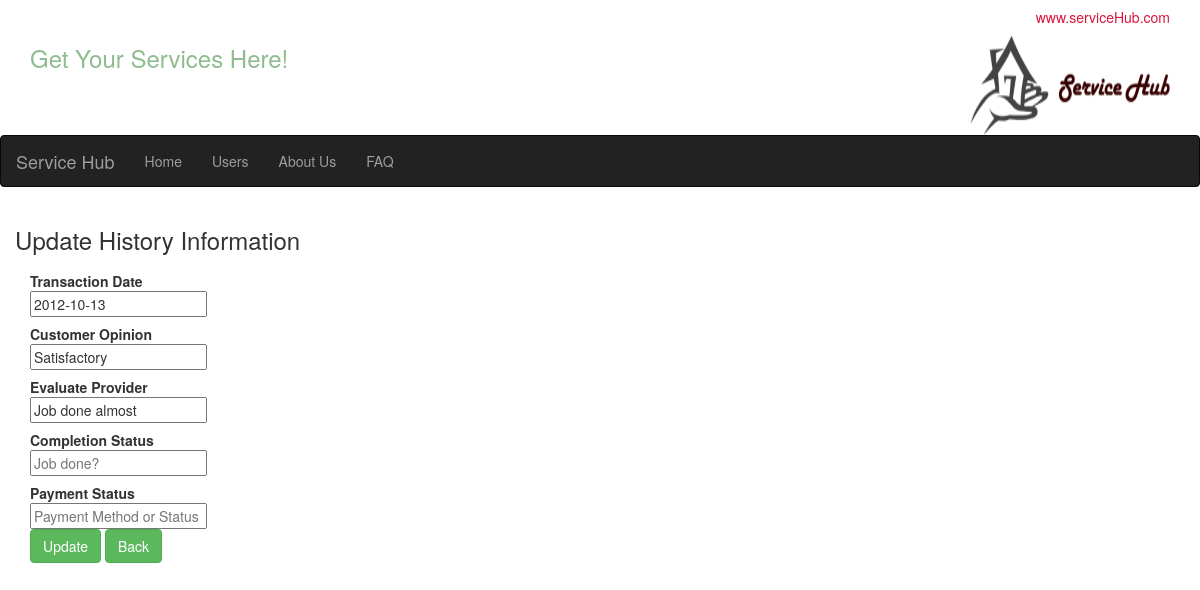
Screenshot of /history_update.php?Transaction_Date=2012-10-13 with the database file from the repository.
### tables this page shows
CREATE TABLE `history` (
  `History_ID` int(10) NOT NULL,
  `Transaction_Date` date DEFAULT NULL,
  `Customer_Comment` varchar(100) DEFAULT NULL,
  `Provider_Comment` varchar(100) DEFAULT NULL,
  `ProviderProvider_ID` int(10) NOT NULL,
  `Completion_Status` varchar(20) DEFAULT NULL,
  `Payment_Status` varchar(20) DEFAULT NULL,
  `CustomerCustomer_ID` int(10) NOT NULL,
  `Service_CategoryService_ID` int(10) NOT NULL
);

### history_update.php (the view, shortened to what this page needs)
<?php
	$Date = null;
	if ( !empty($_GET['Transaction_Date'])) {
		$Date = $_REQUEST['Transaction_Date'];
	}
	if ( !empty($_POST)) {
		$Transaction_DateError = null;
		$Customer_CommentError = null;
		$Provider_CommentError = null;
		$Completion_StatusError = null;
		$Payment_StatusError = null;
		$Transaction_Date = $_POST['Transaction_Date'];
		$Customer_Comment = $_POST['Customer_Comment'];
		$Provider_Comment = $_POST['Provider_Comment'];
		$Completion_Status = $_POST['Completion_Status'];
		$Payment_Status = $_POST['Payment_Status'];
		$valid = true;
		if (empty($Transaction_Date)) {
			$Transaction_DateError = 'Please enter Transaction_Date';
			$valid = false;
		}
		if ($valid) {
			$pdo = Database::connect();
			$pdo->setAttribute(PDO::ATTR_ERRMODE, PDO::ERRMODE_EXCEPTION);
			$sql = "UPDATE history SET Transaction_Date = ?, Customer_Comment = ?, Provider_Comment = ?, Completion_Status = ?, Payment_Status = ? WHERE Transaction_Date = ?";
			$q = $pdo->prepare($sql);
			$q->execute(array($Transaction_Date,$Customer_Comment,$Provider_Comment,$Completion_Status,$Payment_Status,$Date));
			Database::disconnect();
			header("Location: customers.php");
		}
	} else {
		$pdo = Database::connect();
		$pdo->setAttribute(PDO::ATTR_ERRMODE, PDO::ERRMODE_EXCEPTION);
		$sql = "SELECT Transaction_Date,Customer_Comment,Provider_Comment,Completion_Status,Payment_Status FROM history where Transaction_Date = ?";
		$q = $pdo->prepare($sql);
		$q->execute(array($Date));
		$data = $q->fetch(PDO::FETCH_ASSOC);
		$Transaction_Date = $data['Transaction_Date'];
		$Customer_Comment = $data['Customer_Comment'];
		$Provider_Comment = $data['Provider_Comment'];
		$Completion_Status = $data['Completion_Status'];
		$Payment_Status = $data['Payment_Status'];
	}
?>
<!DOCTYPE html>
<html lang="en">
<head>
  <link rel="stylesheet" href="http://maxcdn.bootstrapcdn.com/bootstrap/3.3.5/css/bootstrap.min.css">
</head>
<body>
<div class="container">
	<h5 style="color:crimson;"align="right">www.serviceHub.com</h5>
    <img src="servicehub.jpg" class="img-rounded" alt="Service Hub" width="200" height="100" align="right">
    <h3 style="color:darkseagreen;"align="left">Get Your Services Here!</h3>
</div>
<nav class="navbar navbar-inverse">
  <div class="container-fluid">
    <div class="navbar-header">
     <a class="navbar-brand" href="#">Service Hub</a>
    </div>
    <div>
      <ul class="nav navbar-nav">
        <li><a href="Home.php">Home</a></li>
        <li><a href="customers.php">Users</a></li>
        <li><a href="About Us.php">About Us</a></li>
        <li><a href="FAQ.php">FAQ</a></li>
      </ul>
    </div>
  </div>
</nav>
    <div class="container">
    			<div class="span10 offset1">
    				<div class="row">
		    			<h3>Update History Information</h3>
		    		</div>
	    			<form class="form-horizontal" action="history_update.php?Transaction_Date=<?php echo $Date?>" method="post">
					  <div class="control-group <?php echo !empty($Transaction_DateError)?'error':'';?>">
					    <label class="control-label">Transaction Date</label>
					    <div class="controls">
					      	<input name="Transaction_Date" type="text"  placeholder="YYYY-MM-DD" value="<?php echo !empty($Transaction_Date)?$Transaction_Date:'';?>">
					    </div>
					  </div>
					  <div class="control-group <?php echo !empty($Customer_CommentError)?'error':'';?>">
					    <label class="control-label">Customer Opinion</label>
					    <div class="controls">
					      	<input name="Customer_Comment" type="text"  placeholder="Share your thought..." value="<?php echo !empty($Customer_Comment)?$Customer_Comment:'';?>">
					    </div>
					  </div>
					  <div class="control-group <?php echo !empty($Provider_CommentError)?'error':'';?>">
					    <label class="control-label">Evaluate Provider</label>
					    <div class="controls">
					      	<input name="Provider_Comment" type="text"  placeholder="How was the provider?" value="<?php echo !empty($Provider_Comment)?$Provider_Comment:'';?>">
					    </div>
					  </div>
					  <div class="control-group <?php echo !empty($Completion_StatusError)?'error':'';?>">
					    <label class="control-label">Completion Status</label>
					    <div class="controls">
					      	<input name="Completion_Status" type="text"  placeholder="Job done?" value="<?php echo !empty($Completion_Status)?$Completion_Status:'';?>">
					    </div>
					  </div>
					  <div class="control-group <?php echo !empty($Payment_StatusError)?'error':'';?>">
					    <label class="control-label">Payment Status</label>
					    <div class="controls">
					      	<input name="Payment_Status" type="text"  placeholder="Payment Method or Status" value="<?php echo !empty($Payment_Status)?$Payment_Status:'';?>">
					    </div>
					  </div>
					 <div class="form-actions">
						  <button type="submit" class="btn btn-success">Update</button>
						  <a class="btn btn-success" href="customers.php">Back</a>
						</div>
					</form>
				</div>
    </div>
  </body>
</html>

### rows the page displays
history: Transaction_Date "2012-10-13", Customer_Comment "Satisfactory", Provider_Comment "Job done almost"
